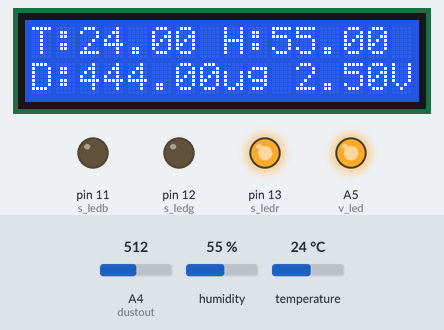
Recording of a sketch running on a simulated Arduino Uno, built with avr-gcc and run on an emulated ATmega328P. On the bench: 16×2 character LCD, output pins drawn as LEDs (lit = HIGH). Inputs (shaded band) come from the test bench; at power-on: A4 (dustout) = 512, humidity 55 %, temperature 24 °C. What the sketch prints to the serial monitor is not drawn.

Above: at 6.2 s.
6.3 s: A4 (dustout) set to 102
At 11.3 s:
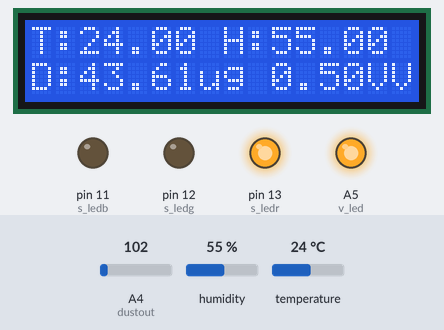
11.6 s: A4 (dustout) set to 89
At 16.2 s:
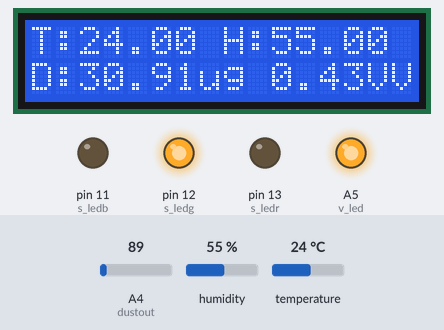
16.8 s: A4 (dustout) set to 306
At 21.5 s:
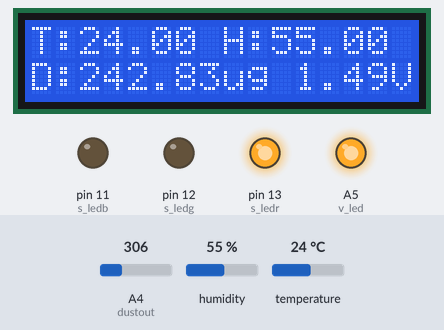
21.8 s: humidity set to 22 %
At 26.6 s:
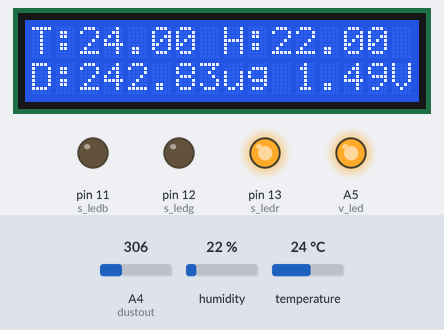
26.9 s: temperature set to 12 °C
At 30.9 s:
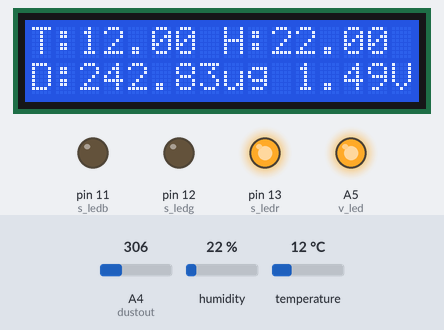
32.0 s: humidity set to 40 %
At 36.3 s:
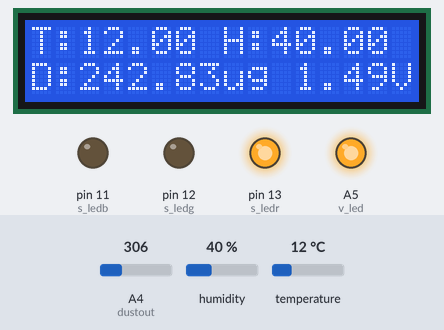
Timing chart, 0 to 37.8 s (numbered marks = the images above; inputs shaded):
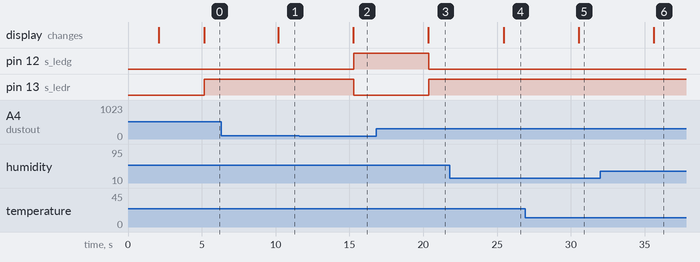

Measured:
- the behaviour switches between 94 and 93 on A4 (dustout) (found by bisection; images 1 and 2)
- after the input at 6.3 s, the display: changes after 3.9 s (image 1)
- after the input at 11.6 s, pin 12 (s_ledg): LOW → HIGH after 3.7 s; pin 13 (s_ledr): HIGH → LOW after 3.7 s; the display: changes after 3.7 s (image 2)
- after the input at 16.8 s, pin 12 (s_ledg): HIGH → LOW after 3.6 s; pin 13 (s_ledr): LOW → HIGH after 3.6 s; the display: changes after 3.5 s (image 3)
- after the input at 21.8 s, the display: changes after 3.7 s (image 4)
- after the input at 26.9 s, the display: changes after 3.6 s (image 5)
- after the input at 32.0 s, the display: changes after 3.6 s (image 6)

The sketch:

AirQualitySensor.ino
```cpp
#include <DHT.h>
#include <DHT_U.h>

#define DHTTYPE DHT22   // DHT 22  (AM2302), AM2321
#define DHTPIN 10     // 온습도 센서가 10번에 연결

/*
http://www.devicemart.co.kr/
#define DHTPIN 10     // 온습도 센서가 10번에 연결
#define DHTTYPE DHT22   // DHT22 온습도 센서 사용
*/

// 미세먼지 없을때 초기 V 값
// 공기청정기 위 등에서 먼지를 가라앉힌 후 voltage값 개별적으로 측정필요

#include "SimpleKalman.h"

SimpleKalman *dustKalman;
SimpleKalman *tempKalman;
SimpleKalman *fahKalman;
SimpleKalman *humKalman;


DHT dht(DHTPIN, DHTTYPE);
#include <LiquidCrystal.h>
LiquidCrystal lcd(8, 9, 4, 5, 6, 7);
float no_dust = 0.28; //최초 전원 인가 후 깨끗한 환경에서의 지속적으로 측정되는 전압값 넣어주세요

int dustout=A4; // 센서의 5번핀 먼지를 측정 아두이노 A4번에 연결

int v_led=A5; // 센서의 3번핀을 아두이노 A5번에 연결  센서 내부 적외선 led를 on/off 제어
int s_ledr=13; // 공기 상태에 나쁨 RED
int s_ledg=12; // 공기 상태에 보통 Green
int s_ledb=11; // 공기 상태에 좋음 Blue

float sensor_voltage = 0;
float filtered_dust = 0;
float filterd_hum = 0;
float filterd_temp = 0;
float filterd_fah = 0;

void setup()
{
 Serial.begin(9600); // 통신속도 9600bps로 시리얼 통신 시작

 pinMode(v_led,OUTPUT); // 적외선 led 출력으로 설정
 pinMode(s_ledr,OUTPUT); // LED Red 출력 설정
 pinMode(s_ledg,OUTPUT); // LED green 출력 설정
 pinMode(s_ledb,OUTPUT); // LED blue 출력 설정

  dht.begin();

 lcd.begin(16, 2);
 lcd.setCursor(0,0);
 lcd.clear();
 digitalWrite(v_led,LOW); // 적외선 LED ON
 digitalWrite(s_ledr,LOW);
 digitalWrite(s_ledb,LOW);
 digitalWrite(s_ledg,LOW);

 lcd.clear();
 lcd.setCursor(0, 0);
 lcd.print("Initialize...");

 float dust_density_mean = 0;
 for(int i = 0; i < 100; i++)
 {
  float current_vo_value = get_sensor_analog();
  float sensor_voltage = get_voltage(current_vo_value); // get_voltage 함수 실행
  float dust_density = get_dust_density(sensor_voltage); // get_dust_density 함수 실행

  dust_density_mean = dust_density_mean + dust_density ;

  delay(10);
 }
 dust_density_mean = dust_density_mean / 100;

 dustKalman = new SimpleKalman(0, 50, 4, dust_density_mean);


 float h = dht.readHumidity(); //습도값을 h에 저장
 float t = dht.readTemperature(); //온도값을 t에 저장
 float f = dht.readTemperature(true);

  tempKalman = new SimpleKalman(0, 10, 4, t);
  humKalman = new SimpleKalman(0, 10, 4, h);
  fahKalman = new SimpleKalman(0, 10, 4, f);

 lcd.clear();
 lcd.print("clean ");
 lcd.print(no_dust);
 lcd.print("V");


 delay(3000);

}
void loop()
{
 /*
    데이터 시트에 나와있듯이 샘플링을 위해서 적외선 LED는 0.32ms 동안 펄스를 유지해야하며,
    0.28ms이후에 데이터를 읽을 수 있습니다.
 */

  //lcd.clear();

  //먼지
  float raw = get_sensor_analog();
  sensor_voltage = get_voltage(raw); // get_voltage 함수 실행
  if(sensor_voltage >= no_dust)
  {
    float dust_density = get_dust_density(sensor_voltage); // get_dust_density 함수 실행

    filtered_dust = dustKalman->FilterUpdate(dust_density);
  }

  //온습도
  float h = dht.readHumidity(); //습도값을 h에 저장
  float t = dht.readTemperature(); //온도값을 t에 저장
  float f = dht.readTemperature(true);
  if (!isnan(h) && !isnan(t) && h <= 100 && t <= 50)
  {
    filterd_hum = humKalman->FilterUpdate(h);
    filterd_temp = tempKalman->FilterUpdate(t);
    filterd_fah = fahKalman->FilterUpdate(t);

    // Compute heat index in Fahrenheit (the default)
    float hif = dht.computeHeatIndex(filterd_fah, filterd_hum);
    // Compute heat index in Celsius (isFahreheit = false)
    float hic = dht.computeHeatIndex(filterd_temp, filterd_hum, false);
  }


  //출력
  lcd.setCursor(0, 1);
  lcd.print("D:");
  //lcd.setCursor(5, 1);
  lcd.print(filtered_dust);
  //lcd.setCursor(8, 1);
  lcd.print("ug ");
  //lcd.setCursor(1, 11);
  lcd.print(sensor_voltage);
  lcd.print("V");

   Serial.print(filtered_dust);
   Serial.println(" [ug/m^3]");
   Serial.print("Voltage = ");
   Serial.print(sensor_voltage);
   Serial.println(" [V]");
   Serial.print("Dust Density = ");
   Serial.print(filtered_dust);
   Serial.println(" [ug/m^3]");
   Serial.println();


   Serial.print("Temperature: ");
   Serial.print(filterd_temp); //온도값 출력
   Serial.println("C");
   lcd.setCursor(0, 0);
   lcd.print("T:");
   //lcd.setCursor(5, 0);
   lcd.print(filterd_temp);
   //lcd.setCursor(7, 0);

   Serial.print("Humidity: "); //문자열 출력
   Serial.print(filterd_hum); //습도값 출력
   Serial.println("%");
   //lcd.setCursor(9, 0);
   lcd.print(" H:");
   //lcd.setCursor(13, 0);
   lcd.print(filterd_hum);
   //lcd.setCursor(15, 0);


   if(filtered_dust < 15)
   {
    digitalWrite(s_ledr,LOW);
    digitalWrite(s_ledb,HIGH);
    digitalWrite(s_ledg,LOW);
    Serial.println("LED B");
   }
   else if(filtered_dust < 35){
    digitalWrite(s_ledr,LOW);
    digitalWrite(s_ledb,LOW);
    digitalWrite(s_ledg,HIGH) ;
    Serial.println("LED G");
   }
   else
   {
    digitalWrite(s_ledr,HIGH);
    digitalWrite(s_ledb,LOW);
    digitalWrite(s_ledg,LOW);
    Serial.println("LED R");
   }

  delay(5000);
}

float get_sensor_analog()
{
  digitalWrite(v_led,LOW);
  delayMicroseconds(280); // 280us동안 딜레이
  float vo_value=analogRead(dustout); // 데이터를 읽음
  delayMicroseconds(40); // 320us - 280us
  digitalWrite(v_led,HIGH); // 적외선 LED OFF
  delayMicroseconds(9680); // 10us(주기) -320us(펄스폭) 한 값

  return vo_value;
}


float get_voltage(float value)
{
 float V= value * 5.0 / 1024; // 아날로그값을 전압값으로 바꿈
 return V;
}

float get_dust_density(float voltage)
{
 float dust=(voltage-no_dust) / 0.005; // 데이터 시트에 있는 미세먼지 농도(ug) 공식 기준
 return dust;
}

float get_dust()
{

 float current_vo_value = get_sensor_analog();
 float sensor_voltage = get_voltage(current_vo_value); // get_voltage 함수 실행


 float dust_density = get_dust_density(sensor_voltage); // get_dust_density 함수 실행

 return  dust_density;
}
```

SimpleKalman.cpp
```cpp
/*
2023-11-07


*/

#include "SimpleKalman.h"

SimpleKalman::SimpleKalman()
{
}

SimpleKalman::SimpleKalman(float X)
{
	this->X = X;
}

SimpleKalman::SimpleKalman(float Q, float R, float P, float X)
{
	this->Q = Q;
	this->R = R;
	this->P = P;
	this->X = X;
}

SimpleKalman::SimpleKalman(float A, float H, float Q, float R, float P, float X)
{
	this->A = A;
	this->H = A;
	this->Q = Q;
	this->R = R;
	this->P = P;
	this->X = X;
}

void SimpleKalman::setInitValue(float X)
{
	this->X = X;
}

float SimpleKalman::getInitValue()
{
	return this->X;
}

float SimpleKalman::FilterUpdate(float measured_value)
{

	float x_processed = this->A * measured_value;
	float p_processed = (this->A * this->P / this->A) + this->Q;


	float K = (p_processed / this->H) / (this->H * p_processed / this->H + this->R);


	float estimate = x_processed + K * (measured_value - this->H * x_processed);


	this->P = p_processed - (K * this->H * p_processed);

	return estimate;
}
```

SimpleKalman.h
```cpp
#ifndef KALMAN_H
#define KALMAN_H

#include <Arduino.h>

/*
2023-11-07


*/

class SimpleKalman {
private:
	float A = 1;
	float H = 1;
	float Q = 0.2;
	float R = 10;
	float P = 4;
	float X = 0;

public:
	SimpleKalman();
	SimpleKalman(float X);
	SimpleKalman(float Q, float R, float P, float X);
	SimpleKalman(float A, float H, float Q, float R, float P, float X);

	void setInitValue(float X);
	float getInitValue();

	float FilterUpdate(float measured_value);
};


#endif
```
